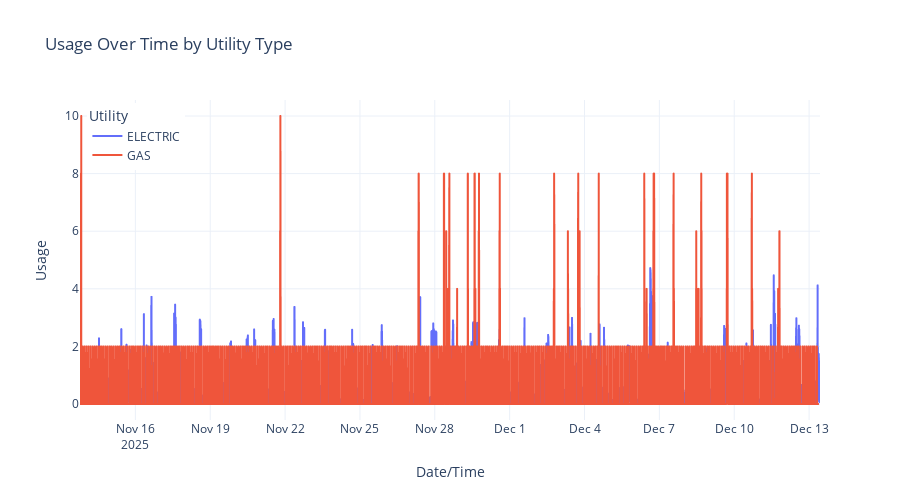

Notebook source saved alongside this figure:
### Markdown cell above
## 4. Time Series Visualization - All Utilities

### Code cell
# Create interactive time series plot with Plotly
fig = px.line(
    df, 
    x='datetime_utc', 
    y='usage_value',
    color='utility_type',
    title='Usage Over Time by Utility Type',
    labels={
        'datetime_utc': 'Date/Time',
        'usage_value': 'Usage',
        'utility_type': 'Utility'
    },
    template='plotly_white'
)

fig.update_layout(
    height=500,
    hovermode='x unified',
    legend=dict(
        yanchor="top",
        y=0.99,
        xanchor="left",
        x=0.01
    )
)

fig.show()

### Figure 1 — Plotly figure (JSON) as saved in the notebook; plotly's stock layout.template omitted (floating-point values rounded to 4 significant figures; data arrays with more than 128 entries replaced by an {"elided": "..."} marker saying what was removed)
{"data": [{"hovertemplate": "Utility=ELECTRIC<br>Date/Time=%{x}<br>Usage=%{y}<extra></extra>", "legendgroup": "ELECTRIC", "line": {"color": "#636efa", "dash": "solid"}, "marker": {"symbol": "circle"}, "mode": "lines", "name": "ELECTRIC", "showlegend": true, "type": "scattergl", "x": {"elided": "5696 str values"}, "xaxis": "x", "y": {"elided": "5696 float values"}, "yaxis": "y"}, {"hovertemplate": "Utility=GAS<br>Date/Time=%{x}<br>Usage=%{y}<extra></extra>", "legendgroup": "GAS", "line": {"color": "#EF553B", "dash": "solid"}, "marker": {"symbol": "circle"}, "mode": "lines", "name": "GAS", "showlegend": true, "type": "scattergl", "x": {"elided": "5682 str values"}, "xaxis": "x", "y": {"elided": "5682 float values"}, "yaxis": "y"}], "layout": {"height": 500, "hovermode": "x unified", "legend": {"title": {"text": "Utility"}, "tracegroupgap": 0, "x": 0.01, "xanchor": "left", "y": 0.99, "yanchor": "top"}, "title": {"text": "Usage Over Time by Utility Type"}, "xaxis": {"anchor": "y", "domain": [0, 1], "title": {"text": "Date/Time"}}, "yaxis": {"anchor": "x", "domain": [0, 1], "title": {"text": "Usage"}}}}
